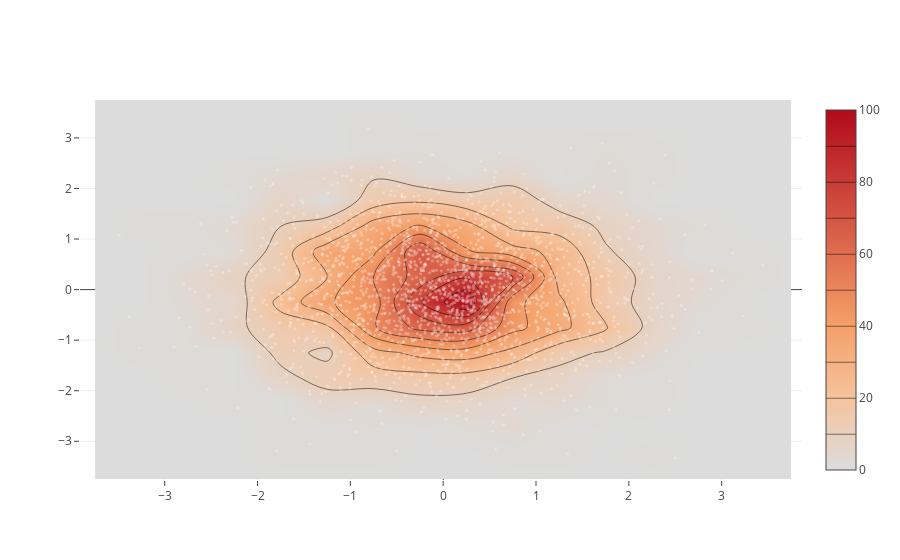

Write notebook code for a chart like this one.
### Code cell
from plotly.graph_objs import *
import numpy as np

x = np.random.randn(2000)
y = np.random.randn(2000)
iplot([Histogram2dContour(x=x, y=y, contours=Contours(coloring='heatmap')),
       Scatter(x=x, y=y, mode='markers', marker=Marker(color='white', size=3, opacity=0.3))], show_link=False)

### Figure 1 — Plotly figure (JSON) as saved in the notebook; plotly's stock layout.template omitted (floating-point values rounded to 4 significant figures; data arrays with more than 128 entries replaced by an {"elided": "..."} marker saying what was removed)
{"data": [{"contours": {"coloring": "heatmap"}, "type": "histogram2dcontour", "x": {"elided": "2000 float values"}, "y": {"elided": "2000 float values"}}, {"marker": {"color": "white", "opacity": 0.3, "size": 3}, "mode": "markers", "type": "scatter", "x": {"elided": "2000 float values"}, "y": {"elided": "2000 float values"}}], "layout": {}}
